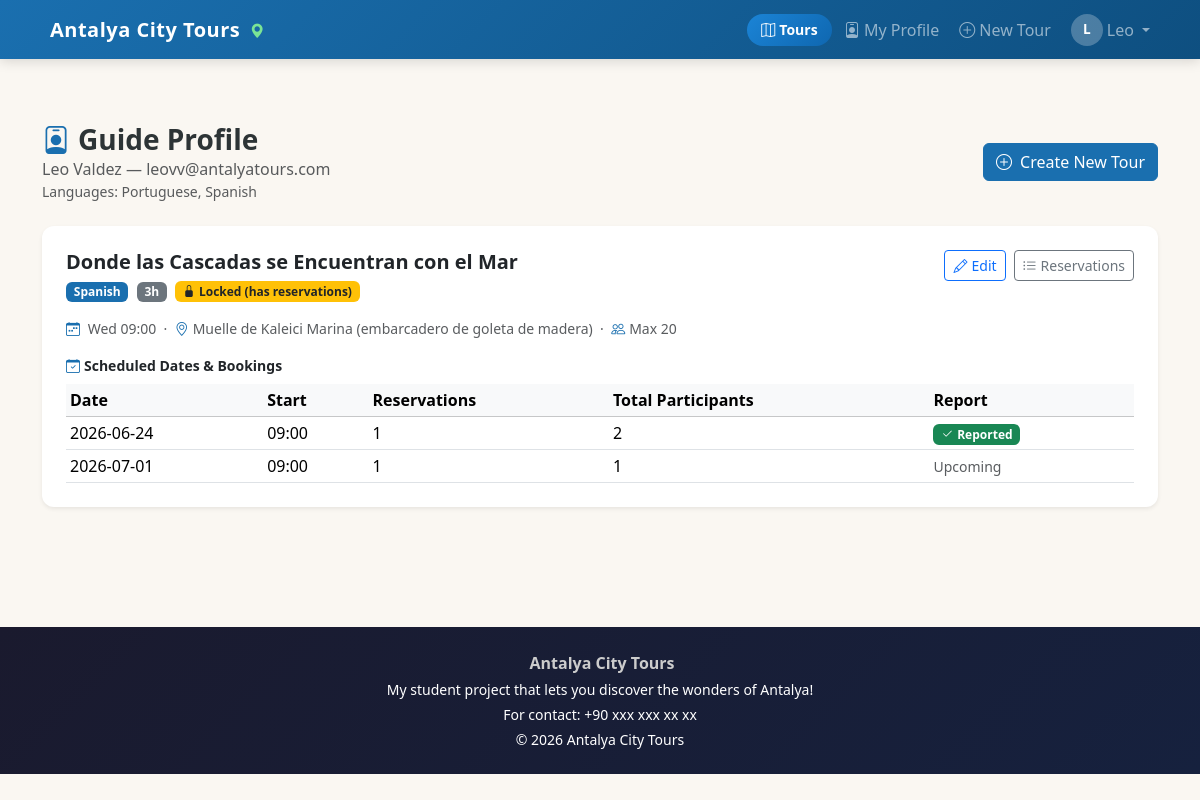
The app's page /guide/profile (signed in) with its own data.
### tables this page shows
CREATE TABLE users (
            id            INTEGER PRIMARY KEY AUTOINCREMENT,
            first_name    TEXT NOT NULL,
            last_name     TEXT NOT NULL,
            email         TEXT NOT NULL UNIQUE,
            password_hash TEXT NOT NULL,
            role          TEXT NOT NULL CHECK(role IN ('guide','participant','admin'))
        );

CREATE TABLE tours (
            id               INTEGER PRIMARY KEY AUTOINCREMENT,
            title            TEXT NOT NULL,
            guide_id         INTEGER NOT NULL REFERENCES users(id),
            meeting_point    TEXT NOT NULL,
            duration         INTEGER NOT NULL,
            language         TEXT NOT NULL,
            max_participants INTEGER NOT NULL,
            description      TEXT NOT NULL,
            created_at       TIMESTAMP DEFAULT CURRENT_TIMESTAMP
        , theme TEXT NOT NULL DEFAULT 'Historical');

CREATE TABLE tour_photos (
            id        INTEGER PRIMARY KEY AUTOINCREMENT,
            tour_id   INTEGER NOT NULL REFERENCES tours(id) ON DELETE CASCADE,
            filename  TEXT NOT NULL,
            order_num INTEGER NOT NULL DEFAULT 0
        );

CREATE TABLE tour_schedule (
            id          INTEGER PRIMARY KEY AUTOINCREMENT,
            tour_id     INTEGER NOT NULL REFERENCES tours(id) ON DELETE CASCADE,
            day_of_week TEXT NOT NULL,
            start_time  TEXT NOT NULL
        );

CREATE TABLE reservations (
            id             INTEGER PRIMARY KEY AUTOINCREMENT,
            participant_id INTEGER NOT NULL REFERENCES users(id),
            tour_id        INTEGER NOT NULL REFERENCES tours(id),
            tour_date      TEXT NOT NULL,
            start_time     TEXT NOT NULL,
            num_people     INTEGER NOT NULL DEFAULT 1,
            created_at     TIMESTAMP DEFAULT CURRENT_TIMESTAMP
        );

### app.py (the view)
@app.route('/guide/profile')
@login_required
def guide_profile():
    if not current_user.is_guide():
        abort(403)
    db = get_db()
    tours = db.execute(
        'SELECT * FROM tours WHERE guide_id = ? ORDER BY created_at DESC', (current_user.id,)
    ).fetchall()
    langs = [r['language'] for r in db.execute(
        'SELECT language FROM guide_languages WHERE guide_id = ?', (current_user.id,)
    ).fetchall()]
    tours_data = []
    today_str = date.today().strftime('%Y-%m-%d')
    for t in tours:
        photo = db.execute(
            'SELECT filename FROM tour_photos WHERE tour_id = ? ORDER BY order_num LIMIT 1', (t['id'],)
        ).fetchone()
        sched = db.execute(
            f'SELECT day_of_week, start_time FROM tour_schedule WHERE tour_id = ? ORDER BY {_SCHED_ORDER}',
            (t['id'],)
        ).fetchall()
        res_dates = db.execute(
            'SELECT tour_date, start_time, SUM(num_people) AS total_people, COUNT(*) AS num_res '
            'FROM reservations WHERE tour_id = ? GROUP BY tour_date ORDER BY tour_date',
            (t['id'],)
        ).fetchall()
        reportable = []
        for rd in res_dates:
            if rd['tour_date'] < today_str:
                if not db.execute(
                    'SELECT 1 FROM tour_reports WHERE tour_id = ? AND tour_date = ?',
                    (t['id'], rd['tour_date'])
                ).fetchone():
                    reportable.append(rd['tour_date'])
        tours_data.append({
            'tour': t,
            'photo': photo['filename'] if photo else None,
            'schedule': sched,
            'res_dates': res_dates,
            'reportable': reportable,
            'locked': len(res_dates) > 0,
        })
    db.close()
    return render_template('guide_profile.html', tours_data=tours_data, langs=langs,
                           today=date.today().strftime('%Y-%m-%d'))

### app.py (called while the page is built)
def get_db():
    conn = sqlite3.connect(DATABASE)
    conn.row_factory = sqlite3.Row
    conn.execute('PRAGMA foreign_keys = ON')
    return conn

def get_csrf_token():
    if '_csrf_token' not in session:
        session['_csrf_token'] = secrets.token_hex(32)
    return session['_csrf_token']

@app.before_request
def csrf_protect():
    if request.method == 'POST':
        token = session.get('_csrf_token')
        form_token = request.form.get('_csrf_token')
        if not token or token != form_token:
            abort(403)

@app.context_processor
def inject_globals():
    return {
        'csrf_token': get_csrf_token(),
        'current_year': datetime.now().year,
        'schedule_label': schedule_label,
    }

@login_manager.user_loader
def load_user(uid):
    db = get_db()
    row = db.execute('SELECT * FROM users WHERE id = ?', (uid,)).fetchone()
    db.close()
    return User(row) if row else None

@app.template_filter('duration_fmt')
def duration_fmt(minutes):
    h, m = divmod(int(minutes), 60)
    if h and m:
        return f'{h}h {m}min'
    if h:
        return f'{h}h'
    return f'{m}min'

    def full_name(self):
        return f'{self.first_name} {self.last_name}'

    def is_guide(self):
        return self.role == 'guide'

### templates/guide_profile.html (shortened to what this page needs)
{% extends 'base.html' %}
{% block content %}
<div class="container py-5">
    <div class="d-flex align-items-center justify-content-between mb-4 flex-wrap gap-3">
        <div>
            <h1 class="h3 fw-bold mb-0">
                <i class="bi bi-person-badge me-2 text-primary"></i>Guide Profile
            </h1>
            <p class="text-muted mb-0">{{ current_user.full_name() }} &mdash; {{ current_user.email }}</p>
            <p class="text-muted small mb-0">
                Languages: {{ langs | join(', ') }}
            </p>
        </div>
        <a href="{{ url_for('create_tour') }}" class="btn btn-primary">
            <i class="bi bi-plus-circle me-2"></i>Create New Tour
        </a>
    </div>
    {% if tours_data %}
        {% for item in tours_data %}
            {% set t = item.tour %}
            <div class="card border-0 shadow-sm mb-4 rounded-3">
                <div class="card-body p-4">
                    <div class="d-flex align-items-start justify-content-between flex-wrap gap-2 mb-3">
                        <div>
                            <h2 class="h5 fw-bold mb-1">
                                <a href="{{ url_for('tour_detail', tour_id=t['id']) }}"
                                   class="text-decoration-none text-dark">{{ t['title'] }}</a>
                            </h2>
                            <span class="badge bg-primary me-1">{{ t['language'] }}</span>
                            <span class="badge bg-secondary">{{ t['duration'] | duration_fmt }}</span>
                            {% if item.locked %}
                                <span class="badge bg-warning text-dark ms-1">
                                    <i class="bi bi-lock-fill me-1"></i>Locked (has reservations)
                                </span>
                            {% endif %}
                        </div>
                        <div class="d-flex gap-2 flex-wrap">
                            <a href="{{ url_for('edit_tour', tour_id=t['id']) }}" class="btn btn-sm btn-outline-primary">
                                <i class="bi bi-pencil me-1"></i>Edit
                            </a>
                            <a href="{{ url_for('tour_reservations', tour_id=t['id']) }}"
                               class="btn btn-sm btn-outline-secondary">
                                <i class="bi bi-list-ul me-1"></i>Reservations
                            </a>
                        </div>
                    </div>
                    <p class="small text-muted mb-2">
                        <i class="bi bi-calendar-week text-primary me-1"></i>
                        {% for s in item.schedule %}
                            {{ s['day_of_week'][:3] }} {{ s['start_time'] }}{% if not loop.last %} · {% endif %}
                        {% endfor %}
                        &nbsp;·&nbsp;
                        <i class="bi bi-geo-alt text-primary me-1"></i>{{ t['meeting_point'] }}
                        &nbsp;·&nbsp;
                        <i class="bi bi-people text-primary me-1"></i>Max {{ t['max_participants'] }}
                    </p>
                    {% if item.res_dates %}
                        <div class="mt-3">
                            <p class="fw-semibold small mb-2">
                                <i class="bi bi-calendar-check text-primary me-1"></i>Scheduled Dates &amp; Bookings
                            </p>
                            <div class="table-responsive">
                                <table class="table table-sm table-hover mb-0">
                                    <thead class="table-light">
                                        <tr>
                                            <th>Date</th>
                                            <th>Start</th>
                                            <th>Reservations</th>
                                            <th>Total Participants</th>
                                            <th>Report</th>
                                        </tr>
                                    </thead>
                                    <tbody>
                                        {% for rd in item.res_dates %}
                                            <tr>
                                                <td>{{ rd['tour_date'] }}</td>
                                                <td>{{ rd['start_time'] }}</td>
                                                <td>{{ rd['num_res'] }}</td>
                                                <td>{{ rd['total_people'] }}</td>
                                                <td>
                                                    {% if rd['tour_date'] < today %}
                                                        {% set pending = rd['tour_date'] in item.reportable %}
                                                        {% if pending %}
                                                            <a href="{{ url_for('report_tour', tour_id=t['id'], tour_date=rd['tour_date']) }}"
                                                               class="btn btn-xs btn-warning text-dark">
                                                                <i class="bi bi-upload me-1"></i>Submit Report
                                                            </a>
                                                        {% else %}
                                                            <span class="badge bg-success">
                                                                <i class="bi bi-check2 me-1"></i>Reported
                                                            </span>
                                                        {% endif %}
                                                    {% else %}
                                                        <span class="text-muted small">Upcoming</span>
                                                    {% endif %}
                                                </td>
                                            </tr>
                                        {% endfor %}
                                    </tbody>
                                </table>
                            </div>
                        </div>
                    {% else %}
                        <p class="text-muted small mb-0">
                            <i class="bi bi-info-circle me-1"></i>No reservations yet for this tour.
                        </p>
                    {% endif %}
                </div>
            </div>
        {% endfor %}
    {% endif %}
</div>
{% endblock %}

### templates/base.html (shortened to what this page needs)
<!DOCTYPE html>
<html lang="en">
<head>
    <link rel="stylesheet" href="https://cdn.jsdelivr.net/npm/bootstrap@5.3.2/dist/css/bootstrap.min.css">
    <link rel="stylesheet" href="https://cdn.jsdelivr.net/npm/bootstrap-icons@1.11.3/font/bootstrap-icons.css">
    <link rel="stylesheet" href="{{ url_for('static', filename='css/style.css') }}">
</head>
<body>
<nav class="navbar navbar-expand-lg navbar-dark site-nav">
    <div class="container">
        <a class="navbar-brand" href="{{ url_for('index') }}">
            Antalya City Tours
            <i class="bi bi-geo-alt-fill ms-1 brand-extra-icon" aria-hidden="true"></i>
        </a>
        <div class="collapse navbar-collapse" id="navMain">
            <ul class="navbar-nav ms-auto align-items-lg-center gap-lg-1">
                <li class="nav-item">
                    <a class="btn btn-sm nav-pill nav-pill-tours" href="{{ url_for('index') }}">
                        <i class="bi bi-map me-1"></i>Tours
                    </a>
                </li>
                {% if current_user.is_authenticated %}
                    {% if current_user.role == 'guide' %}
                        <li class="nav-item">
                            <a class="nav-link" href="{{ url_for('guide_profile') }}">
                                <i class="bi bi-person-badge me-1"></i>My Profile
                            </a>
                        </li>
                        <li class="nav-item">
                            <a class="nav-link" href="{{ url_for('create_tour') }}">
                                <i class="bi bi-plus-circle me-1"></i>New Tour
                            </a>
                        </li>
                    {% elif current_user.role == 'participant' %}
                        <li class="nav-item">
                            <a class="nav-link" href="{{ url_for('participant_profile') }}">
                                <i class="bi bi-calendar-check me-1"></i>My Reservations
                            </a>
                        </li>
                    {% elif current_user.role == 'admin' %}
                        <li class="nav-item">
                            <a class="nav-link" href="{{ url_for('admin') }}">
                                <i class="bi bi-shield-lock me-1"></i>Admin Panel
                            </a>
                        </li>
                    {% endif %}
                    <li class="nav-item dropdown">
                        <a class="nav-link dropdown-toggle d-flex align-items-center gap-1"
                           href="#" role="button" data-bs-toggle="dropdown" aria-expanded="false">
                            <span class="avatar-circle">{{ current_user.first_name[0] }}</span>
                            {{ current_user.first_name }}
                        </a>
                    </li>
                {% endif %}
            </ul>
        </div>
    </div>
</nav>
<main>
    {% block content %}{% endblock %}
</main>
<footer class="site-footer mt-5">
    <div class="container text-center py-4">
        <p class="mb-1 fw-semibold">
            Antalya City Tours
        </p>
        <p class="small text-white mb-0">
            My student project that lets you discover the wonders of Antalya!
        </p>
        <p class="small text-white mt-1 mb-0">For contact: +90 xxx xxx xx xx</p>
        <p class="small text-white mt-1 mb-0">&copy; {{ current_year }} Antalya City Tours</p>
    </div>
</footer>
</body>
</html>

### static/css/style.css (style rules this page uses)
:root { --primary: #1a6faf; --primary-dk: #145a8e; --accent: #2f8fd6; --accent-dk: #1f74b0; --bg: #faf7f2; --text: #2d3436; --muted: #636e72; --card-bg: #ffffff; --border: #e0d9d0; --radius: 0.75rem; --shadow: 0 4px 20px rgba(0,0,0,.08); }
body { font-family: 'Segoe UI', system-ui, -apple-system, sans-serif; background-color: var(--bg); color: var(--text); }
.btn-primary, .bg-primary { background-color: var(--primary) !important; border-color: var(--primary) !important; }
.text-primary { color: var(--primary) !important; }
.site-nav { background: linear-gradient(135deg, var(--primary) 0%, #0e4f80 100%); box-shadow: 0 2px 12px rgba(0,0,0,.15); }
.site-nav .navbar-brand { font-size: 1.25rem; font-weight: 700; letter-spacing: .5px; }
.brand-extra-icon { color: #7be495; font-size: .9rem; vertical-align: middle; }
.site-nav .nav-link { font-weight: 500; border-radius: 0.4rem; padding: .35rem .7rem; transition: background .18s; }
.nav-pill { color: #fff !important; border: 0; border-radius: 999px; font-weight: 600; padding: .35rem .9rem; margin-left: .35rem; }
.nav-pill-tours { background: linear-gradient(135deg, #1b84d6, #0f67b0); }
.avatar-circle { display: inline-flex; align-items: center; justify-content: center; width: 32px; height: 32px; border-radius: 50%; background: rgba(255,255,255,.25); color: #fff; font-weight: 700; font-size: .85rem; text-transform: uppercase; }
.site-footer { background: linear-gradient(135deg, #1a1a2e 0%, #16213e 100%); color: #ccc; }
.card { border-radius: var(--radius) !important; }

### records on screen
users: first_name "L", first_name "Leo", email "leovv@antalyatours.com"
tours: title "Donde las Cascadas se Encuentran con el Mar", language "Spanish", duration|duration_fmt "3h", meeting_point "Muelle de Kaleici Marina (embarcadero de goleta de madera)", max_participants "20"
tour_schedule: day_of_week "Wed", start_time "09:00"
reservations: tour_date "2026-06-24", start_time "09:00", num_res "1", total_people "2", shows "Reported"
reservations: tour_date "2026-07-01", start_time "09:00", num_res "1", total_people "1", shows "Upcoming"

### other values on screen
{{ current_user.full_name() }} "Leo Valdez"
{{ langs | join(', ') }} "Portuguese, Spanish"
